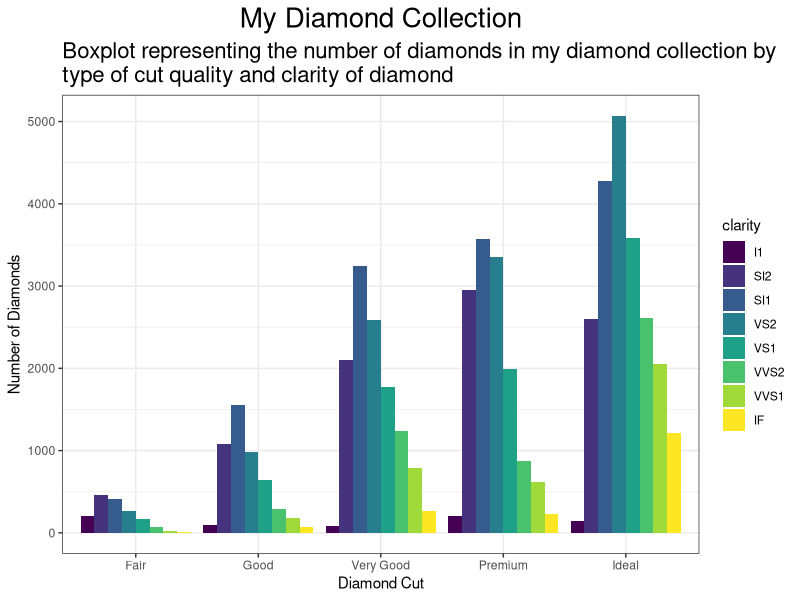
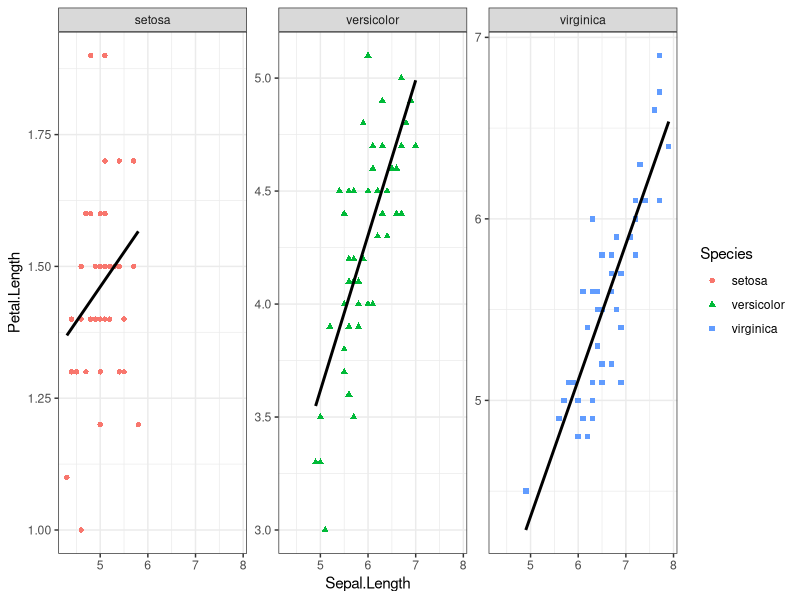
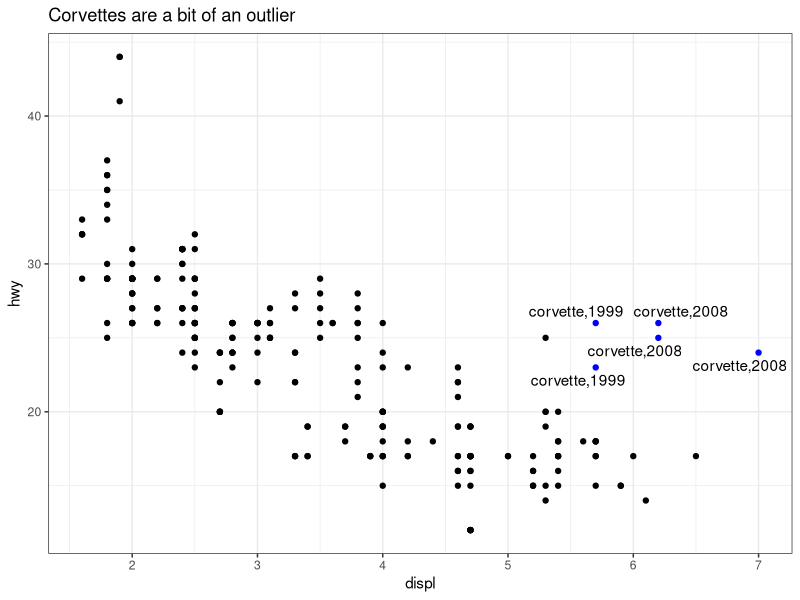
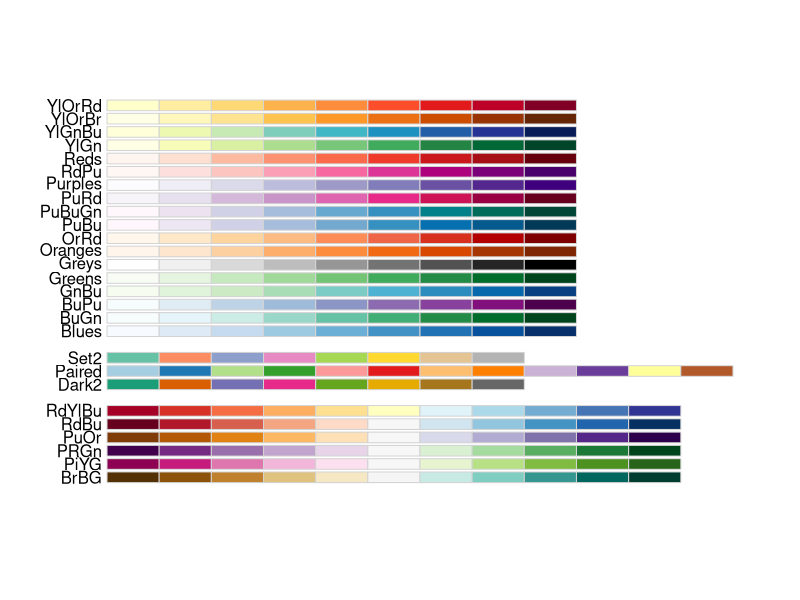
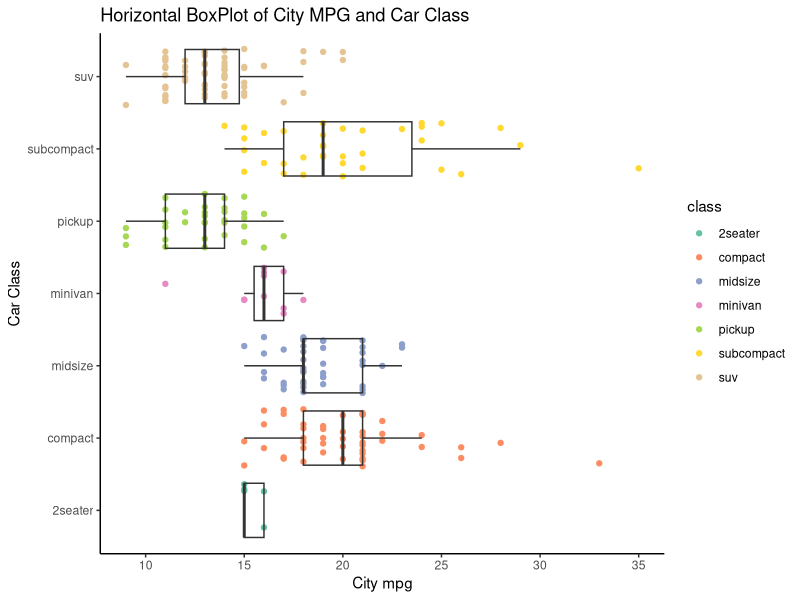

The R source for these figures, in order:
## ---- chunk 1
knitr::opts_chunk$set(echo = FALSE)
## ---- chunk 2
library("ggplot2")
library("magrittr") #so I can do some piping
data("diamonds")
data("mpg")
data("iris")
theme_set(theme_bw()) #I'll give you this one, you can set the theme individually for graphs
#or you can set the theme for all the graphs using theme_set()
#theme_bw() is best theme (IMO)

#for graph 3:
library("ggrepel")


## ---- chunk 3
data("diamonds")
#hint think about the *position* the bars are in...
## ---- chunk 4
diamonds %>% 
  ggplot(aes(x = cut, fill = clarity)) +
  geom_bar(stat = "count", position = "dodge") + # stat argument allows for the y axis to count total number of cases #default of position is #stack, which is not what we want. Dodge will create this staggered looking bar plot
  labs(title = "My Diamond Collection", subtitle = "Boxplot representing the number of diamonds in my diamond collection by \ntype of cut quality and clarity of diamond", x = "Diamond Cut", y = "Number of Diamonds") + # using " \n " causes a line break in the subtitle
  theme(plot.title = element_text(hjust = 0.5, size = 20), plot.subtitle = element_text(size = 16))
#I am struggling to add the rectangle and text over the "Ideal" bars - any advice?
## ---- chunk 5
data("iris")
## ---- chunk 6
iris %>% 
  ggplot(aes(Sepal.Length, Petal.Length, color = Species, shape = Species)) +
  geom_point() +
  facet_wrap(vars(Species), scales = "free_y") + #I tried using scales with facet_grid() first and it did not work. I wonder why?
  geom_smooth(method = "lm",formula = y ~ x, se = FALSE, color = "black") #method = loess (which is the default) does not give the desired line,
#so I changed it to something that did. Do I understand why? No
#I am also not sure how to reorder the species. the "versicolor" facet need to be swapped with the "setosa"
## ---- chunk 7
data("mpg")
corvette <- mpg[mpg$model == "corvette",]
#install
require("ggrepel") #useful for making text annotations better, hint hint
set.seed(42)
## ---- chunk 8
mpg %>% 
  ggplot(aes(displ, hwy)) +
  geom_point(color = ifelse(mpg$hwy > 22 & mpg$displ > 5.5, "blue", "black")) + #ifelse() allows for only the outliers to be highlighted in blue
  geom_text_repel(data = corvette, aes(label = paste(model, year, sep = ",")), segment.alpha = 0) +
  labs(title = "Corvettes are a bit of an outlier")
#Not sure how to force "corvette" to be capitalized
## ---- chunk 9
data(mpg)

#hint for the coloring, colorbrewer and you can set palette colors and make your graphs colorblind friendly
library(RColorBrewer)
display.brewer.all(colorblindFriendly = T) #take a look at the colorblindfriendly options
## ---- chunk 10
mpg %>% 
  ggplot(aes(x = class, y = cty)) +
  geom_jitter(aes(fill = class, color = class), height = 0) + #This specific jitter will only allow for the vertical movement of the dots, mimicing what is seen in the example
  geom_boxplot(alpha = 0) + #alpha() is important to see points through boxes
  coord_flip() + #to make the boxplot horizontal
  theme(
    panel.grid.major = element_blank(), panel.grid.minor = element_blank(),
    panel.border = element_blank(),
    axis.line = element_line(color = "black") # This creates the theme without gridlines and the non-axis borders (would this be a good object to save for future use?)
    ) +
  labs(title = "Horizontal BoxPlot of City MPG and Car Class",
       x = "Car Class", y = "City mpg") +
  scale_color_brewer(palette = "Set2") # COlorblind palette
  
